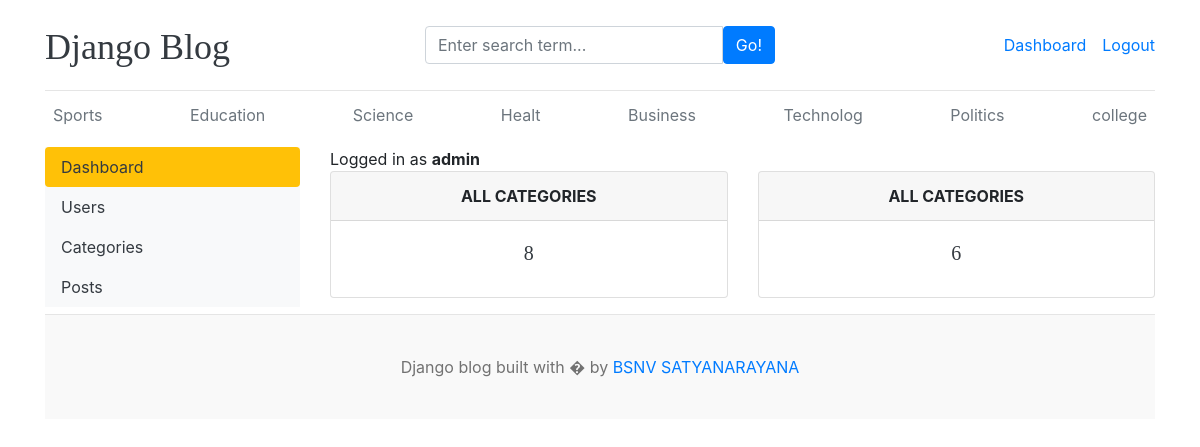
The page /dashboard/ (signed in) on the database its author committed.
### blog/models.py (models this page shows, shortened)
class Category(models.Model):
    category_name=models.CharField(max_length=50,unique=True)
    created_at=models.DateTimeField(auto_now_add=True)
    updated_at=models.DateTimeField(auto_now=True)
    class Meta:
        verbose_name_plural='categories'

### dashboards/views.py (the view)
# urls.py: path('',views.dashboard,name='dashboard'),
@login_required(login_url='login')
def dashboard(request):
    category_count=Category.objects.all().count()
    blogs_count=Blog.objects.all().count()
    context={
        'category_count':category_count,
        'blogs_count':blogs_count,
    }
    return render(request,'dashboard/dashboard.html',context)

### blog/context_processors.py (called while the page is built)
def get_categories(request):
    categories=Category.objects.all()
    return dict(categories=categories)

def get_social_links(request):
    social_links=SocialLink.objects.all()
    return dict(social_links=social_links)

### templates/dashboard/dashboard.html
{% extends 'base.html' %}
{% block content %}
  <div class="row">
    {% include 'dashboard/sidebar.html' %}
    <div class="col-md-9">
      <span>Logged in as <b> {{ user }} </b></span>
      <div class="row">
        <div class="col">
          <div class="card border-default mb-3">
            <div class="card-header text-center text-uppercase font-weight-bold">All Categories</div>
            <div class="card-body text-dark">
              <h5 class="card-title text-center">{{category_count}}</h5>
            </div>
          </div>
        </div>
        <div class="col">
          <div class="card border-default mb-3">
            <div class="card-header text-center text-uppercase font-weight-bold">All Categories</div>
            <div class="card-body text-dark">
              <h5 class="card-title text-center">{{blogs_count}}</h5>
            </div>
          </div>
        </div>
      </div>
    </div>
  </div>
{% endblock %}

### templates/base.html (shortened to what this page needs)
{% load static %}
<!DOCTYPE html>
<html lang="en">
<head>
    <link href="https://getbootstrap.com/docs/4.0/dist/css/bootstrap.min.css" rel="stylesheet">
    <link href="{% static 'css/blog.css' %}" rel="stylesheet">
    <link rel="stylesheet" href="https://cdnjs.cloudflare.com/ajax/libs/font-awesome/4.7.0/css/font-awesome.min.css">
  </head>
<body>
    <div class="container">
      <header class="blog-header py-3">
        <div class="row flex-nowrap justify-content-between align-items-center">
          <div class="col-4 pt-1">
            <a class="blog-header-logo text-dark" href="/">Django Blog</a>
          </div>
          <div class="col-4">
             <form action="{% url 'search' %}" method="GET">
              <div class="input-group">
                <input class="form-control" type="text" name="keyword" value="{{keyword}}" placeholder="Enter search term..." aria-label="Enter search term..." aria-describedby="button-search" />
                <button type="submit" class="btn btn-primary" id="button-search" type="button">Go!</button>
            </div>
             </form>
          </div>
          <div class="col-4 d-flex justify-content-end align-items-center">
            {% if not user.is_authenticated %}
            <a class="btn btn-sm btn-warning" href="{% url 'login' %}">Login</a> &nbsp;
            <a class="btn btn-sm btn-outline-secondary" href="{% url 'register' %}">Register</a>
          </div>
            {% else %}
            <span><a href="{% url 'dashboard' %}">Dashboard</a></span>
            <span><a href="{% url 'logout' %}">Logout</a></span>
            {% endif %}
        </div>
      </header>
      <div class="nav-scroller py-1 mb-2">
        <nav class="nav d-flex justify-content-between">
          {% for cat in categories %}
          <a class="p-2 text-muted" href="{% url 'posts_by_category' cat.id %}">{{cat.category_name}}</a>
          {% endfor %}
        </nav>
      </div>
{% block content %}
{% endblock  %}
<footer class="blog-footer">
    <p>Django blog built with � by <a href="#">BSNV SATYANARAYANA</a></p>
  </footer>
  </body>
  </html>

### project1/static/css/blog.css (style rules this page uses)
.blog-header { border-bottom: 1px solid #e5e5e5; }
.blog-header-logo { font-family: "Playfair Display", Georgia, "Times New Roman", serif; font-size: 2.25rem; }
h1, h2, h3, h4, h5, h6 { font-family: "Playfair Display", Georgia, "Times New Roman", serif; }
.blog-footer { padding: 2.5rem 0; color: #727272; text-align: center; background-color: #f9f9f9; border-top: .05rem solid #e5e5e5; }
.blog-footer p:last-child { margin-bottom: 0; }

### rows shown on the page
Category: category_name "Sports"
Category: category_name "Education"
Category: category_name "Science"
Category: category_name "Healt"
Category: category_name "Business"
Category: category_name "Technolog"
Category: category_name "Politics"
Category: category_name "college"

### other values the page prints
{{ user }} "admin"
{{ category_count }} "8"
{{ blogs_count }} "6"
